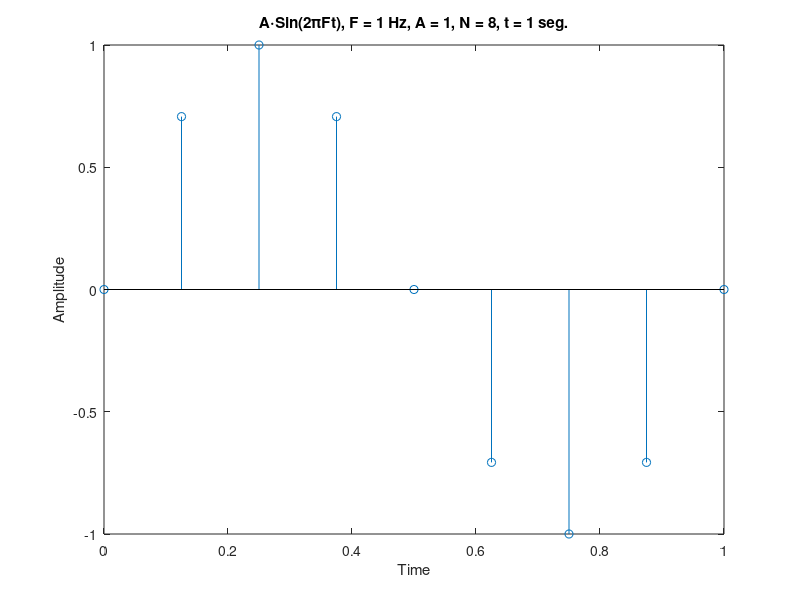

MATLAB code to generate this figure:
F = 1;                  % Frecuencia
A = 1;                  % Amplitud
N = 8;                  % Número total de muestras
t = [0:1/N:1];          % Puntos en el tiempo
x = A*sin(2*pi*F*t);    % Función Seno

figure(1); stem(t,x);
title('A\cdotSin(2\piFt), F = 1 Hz, A = 1, N = 8, t = 1 seg.');
xlabel('Time'); ylabel('Amplitude');

% CALCULO DE SERIE DE FOURIER PARA TODOS LOS FREQUENCY BINS
X = zeros(1,N);
for k = 0:N-1 
    for n = 0:N-1
        X(k+1) = X(k+1) + x(n+1) * exp((-1i*2*pi*k*n)/N);
    end
end

% Calcular single-sided Fourier coefficients:
X_ss = 2*X(1:4);

mag_X = abs(X_ss(2)/N);       % Magnitude
theta_X = angle(X_ss(2));   % Phase (radians)

fprintf('The magnitude is %d and the phase is %d [rad]\n', mag_X, theta_X);
